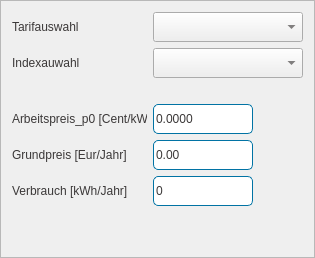
           <widget class="QFrame" name="frame_tarifauswahl">
            <property name="minimumSize">
             <size>
              <width>0</width>
              <height>0</height>
             </size>
            </property>
            <property name="maximumSize">
             <size>
              <width>400</width>
              <height>16777215</height>
             </size>
            </property>
            <property name="frameShape">
             <enum>QFrame::StyledPanel</enum>
            </property>
            <property name="frameShadow">
             <enum>QFrame::Raised</enum>
            </property>
            <layout class="QGridLayout" name="gridLayout_8">
             <item row="4" column="1">
              <widget class="QDoubleSpinBox" name="spinBox_ts_arbeitspreis_2">
               <property name="minimumSize">
                <size>
                 <width>100</width>
                 <height>30</height>
                </size>
               </property>
               <property name="maximumSize">
                <size>
                 <width>100</width>
                 <height>30</height>
                </size>
               </property>
               <property name="palette">
                <palette>
                 <active>
                  <colorrole role="WindowText">
                   <brush brushstyle="SolidPattern">
                    <color alpha="255">
                     <red>59</red>
                     <green>56</green>
                     <blue>56</blue>
                    </color>
                   </brush>
                  </colorrole>
                  <colorrole role="Button">
                   <brush brushstyle="SolidPattern">
                    <color alpha="0">
                     <red>0</red>
                     <green>0</green>
                     <blue>0</blue>
                    </color>
                   </brush>
                  </colorrole>
                  <colorrole role="Text">
                   <brush brushstyle="SolidPattern">
                    <color alpha="255">
                     <red>59</red>
                     <green>56</green>
                     <blue>56</blue>
                    </color>
                   </brush>
                  </colorrole>
                  <colorrole role="ButtonText">
                   <brush brushstyle="SolidPattern">
                    <color alpha="255">
                     <red>59</red>
                     <green>56</green>
                     <blue>56</blue>
                    </color>
                   </brush>
                  </colorrole>
                  <colorrole role="Base">
                   <brush brushstyle="NoBrush">
                    <color alpha="255">
                     <red>0</red>
                     <green>0</green>
                     <blue>0</blue>
                    </color>
                   </brush>
                  </colorrole>
                  <colorrole role="Window">
                   <brush brushstyle="SolidPattern">
                    <color alpha="0">
                     <red>0</red>
                     <green>0</green>
                     <blue>0</blue>
                    </color>
                   </brush>
                  </colorrole>
                 </active>
                 <inactive>
                  <colorrole role="WindowText">
                   <brush brushstyle="SolidPattern">
                    <color alpha="255">
                     <red>59</red>
                     <green>56</green>
                     <blue>56</blue>
                    </color>
                   </brush>
                  </colorrole>
                  <colorrole role="Button">
                   <brush brushstyle="SolidPattern">
                    <color alpha="0">
                     <red>0</red>
                     <green>0</green>
                     <blue>0</blue>
                    </color>
                   </brush>
                  </colorrole>
                  <colorrole role="Text">
                   <brush brushstyle="SolidPattern">
                    <color alpha="255">
                     <red>59</red>
                     <green>56</green>
                     <blue>56</blue>
                    </color>
                   </brush>
                  </colorrole>
                  <colorrole role="ButtonText">
                   <brush brushstyle="SolidPattern">
                    <color alpha="255">
                     <red>59</red>
                     <green>56</green>
                     <blue>56</blue>
                    </color>
                   </brush>
                  </colorrole>
                  <colorrole role="Base">
                   <brush brushstyle="NoBrush">
                    <color alpha="255">
                     <red>0</red>
                     <green>0</green>
                     <blue>0</blue>
                    </color>
                   </brush>
                  </colorrole>
                  <colorrole role="Window">
                   <brush brushstyle="SolidPattern">
                    <color alpha="0">
                     <red>0</red>
                     <green>0</green>
                     <blue>0</blue>
                    </color>
                   </brush>
                  </colorrole>
                 </inactive>
                 <disabled>
                  <colorrole role="WindowText">
                   <brush brushstyle="SolidPattern">
                    <color alpha="255">
                     <red>59</red>
                     <green>56</green>
                     <blue>56</blue>
                    </color>
                   </brush>
                  </colorrole>
                  <colorrole role="Button">
                   <brush brushstyle="SolidPattern">
                    <color alpha="0">
                     <red>0</red>
                     <green>0</green>
                     <blue>0</blue>
                    </color>
                   </brush>
                  </colorrole>
                  <colorrole role="Text">
                   <brush brushstyle="SolidPattern">
                    <color alpha="255">
                     <red>59</red>
                     <green>56</green>
                     <blue>56</blue>
                    </color>
                   </brush>
                  </colorrole>
                  <colorrole role="ButtonText">
                   <brush brushstyle="SolidPattern">
                    <color alpha="255">
                     <red>59</red>
                     <green>56</green>
                     <blue>56</blue>
                    </color>
                   </brush>
                  </colorrole>
                  <colorrole role="Base">
                   <brush brushstyle="NoBrush">
                    <color alpha="255">
                     <red>0</red>
                     <green>0</green>
                     <blue>0</blue>
                    </color>
                   </brush>
                  </colorrole>
                  <colorrole role="Window">
                   <brush brushstyle="SolidPattern">
                    <color alpha="0">
                     <red>0</red>
                     <green>0</green>
                     <blue>0</blue>
                    </color>
                   </brush>
                  </colorrole>
                 </disabled>
                </palette>
               </property>
               <property name="font">
                <font>
                 <stylestrategy>PreferDefault</stylestrategy>
                 <kerning>true</kerning>
                </font>
               </property>
               <property name="styleSheet">
                <string notr="true">QDoubleSpinBox{
	color: rgb(59,56,56);
	border: 1px solid;
	border-color:  rgb(1,115,164);
	border-radius: 5px;
}</string>
               </property>
               <property name="buttonSymbols">
                <enum>QAbstractSpinBox::NoButtons</enum>
               </property>
               <property name="decimals">
                <number>4</number>
               </property>
               <property name="maximum">
                <double>999999.989999999990687</double>
               </property>
              </widget>
             </item>
             <item row="5" column="0">
              <widget class="QLabel" name="label_ts_grundpreis_2">
               <property name="maximumSize">
                <size>
                 <width>135</width>
                 <height>16777215</height>
                </size>
               </property>
               <property name="text">
                <string>&lt;html&gt;&lt;head/&gt;&lt;body&gt;&lt;p&gt;&lt;span style=&quot; color:#3b3838;&quot;&gt;Grundpreis		 [Eur/Jahr]&lt;/span&gt;&lt;/p&gt;&lt;/body&gt;&lt;/html&gt;</string>
               </property>
              </widget>
             </item>
             <item row="5" column="1">
              <widget class="QDoubleSpinBox" name="spinBox_ts_grundpreis_2">
               <property name="minimumSize">
                <size>
                 <width>100</width>
                 <height>30</height>
                </size>
               </property>
               <property name="maximumSize">
                <size>
                 <width>100</width>
                 <height>30</height>
                </size>
               </property>
               <property name="styleSheet">
                <string notr="true">QDoubleSpinBox{
	color: rgb(59,56,56);
	border: 1px solid;
	border-color: rgb(1,115,164);
	border-radius: 5px;
}</string>
               </property>
               <property name="buttonSymbols">
                <enum>QAbstractSpinBox::NoButtons</enum>
               </property>
               <property name="decimals">
                <number>2</number>
               </property>
               <property name="maximum">
                <double>999999.989999999990687</double>
               </property>
              </widget>
             </item>
             <item row="0" column="0">
              <widget class="QLabel" name="label_ts_tarifauswahl_2">
               <property name="minimumSize">
                <size>
                 <width>0</width>
                 <height>0</height>
                </size>
               </property>
               <property name="maximumSize">
                <size>
                 <width>135</width>
                 <height>16777215</height>
                </size>
               </property>
               <property name="palette">
                <palette>
                 <active>
                  <colorrole role="WindowText">
                   <brush brushstyle="SolidPattern">
                    <color alpha="255">
                     <red>0</red>
                     <green>0</green>
                     <blue>0</blue>
                    </color>
                   </brush>
                  </colorrole>
                  <colorrole role="Button">
                   <brush brushstyle="SolidPattern">
                    <color alpha="0">
                     <red>0</red>
                     <green>0</green>
                     <blue>0</blue>
                    </color>
                   </brush>
                  </colorrole>
                  <colorrole role="Text">
                   <brush brushstyle="SolidPattern">
                    <color alpha="255">
                     <red>0</red>
                     <green>0</green>
                     <blue>0</blue>
                    </color>
                   </brush>
                  </colorrole>
                  <colorrole role="ButtonText">
                   <brush brushstyle="SolidPattern">
                    <color alpha="255">
                     <red>0</red>
                     <green>0</green>
                     <blue>0</blue>
                    </color>
                   </brush>
                  </colorrole>
                  <colorrole role="Base">
                   <brush brushstyle="SolidPattern">
                    <color alpha="0">
                     <red>0</red>
                     <green>0</green>
                     <blue>0</blue>
                    </color>
                   </brush>
                  </colorrole>
                  <colorrole role="Window">
                   <brush brushstyle="SolidPattern">
                    <color alpha="0">
                     <red>0</red>
                     <green>0</green>
                     <blue>0</blue>
                    </color>
                   </brush>
                  </colorrole>
                 </active>
                 <inactive>
                  <colorrole role="WindowText">
                   <brush brushstyle="SolidPattern">
                    <color alpha="255">
                     <red>0</red>
                     <green>0</green>
                     <blue>0</blue>
                    </color>
                   </brush>
                  </colorrole>
                  <colorrole role="Button">
                   <brush brushstyle="SolidPattern">
                    <color alpha="0">
                     <red>0</red>
                     <green>0</green>
                     <blue>0</blue>
                    </color>
                   </brush>
                  </colorrole>
                  <colorrole role="Text">
                   <brush brushstyle="SolidPattern">
                    <color alpha="255">
                     <red>0</red>
                     <green>0</green>
                     <blue>0</blue>
                    </color>
                   </brush>
                  </colorrole>
                  <colorrole role="ButtonText">
                   <brush brushstyle="SolidPattern">
                    <color alpha="255">
                     <red>0</red>
                     <green>0</green>
                     <blue>0</blue>
                    </color>
                   </brush>
                  </colorrole>
                  <colorrole role="Base">
                   <brush brushstyle="SolidPattern">
                    <color alpha="0">
                     <red>0</red>
                     <green>0</green>
                     <blue>0</blue>
                    </color>
                   </brush>
                  </colorrole>
                  <colorrole role="Window">
                   <brush brushstyle="SolidPattern">
                    <color alpha="0">
                     <red>0</red>
                     <green>0</green>
                     <blue>0</blue>
                    </color>
                   </brush>
                  </colorrole>
                 </inactive>
                 <disabled>
                  <colorrole role="WindowText">
                   <brush brushstyle="SolidPattern">
                    <color alpha="255">
                     <red>0</red>
                     <green>0</green>
                     <blue>0</blue>
                    </color>
                   </brush>
                  </colorrole>
                  <colorrole role="Button">
                   <brush brushstyle="SolidPattern">
                    <color alpha="0">
                     <red>0</red>
                     <green>0</green>
                     <blue>0</blue>
                    </color>
                   </brush>
                  </colorrole>
                  <colorrole role="Text">
                   <brush brushstyle="SolidPattern">
                    <color alpha="255">
                     <red>0</red>
                     <green>0</green>
                     <blue>0</blue>
                    </color>
                   </brush>
                  </colorrole>
                  <colorrole role="ButtonText">
                   <brush brushstyle="SolidPattern">
                    <color alpha="255">
                     <red>0</red>
                     <green>0</green>
                     <blue>0</blue>
                    </color>
                   </brush>
                  </colorrole>
                  <colorrole role="Base">
                   <brush brushstyle="SolidPattern">
                    <color alpha="0">
                     <red>0</red>
                     <green>0</green>
                     <blue>0</blue>
                    </color>
                   </brush>
                  </colorrole>
                  <colorrole role="Window">
                   <brush brushstyle="SolidPattern">
                    <color alpha="0">
                     <red>0</red>
                     <green>0</green>
                     <blue>0</blue>
                    </color>
                   </brush>
                  </colorrole>
                 </disabled>
                </palette>
               </property>
               <property name="text">
                <string>&lt;html&gt;&lt;head/&gt;&lt;body&gt;&lt;p&gt;&lt;span style=&quot; color:#3b3838;&quot;&gt;Tarifauswahl&lt;/span&gt;&lt;/p&gt;&lt;/body&gt;&lt;/html&gt;</string>
               </property>
              </widget>
             </item>
             <item row="1" column="0">
              <widget class="QLabel" name="label_ts_indexauswahl_2">
               <property name="minimumSize">
                <size>
                 <width>0</width>
                 <height>0</height>
                </size>
               </property>
               <property name="maximumSize">
                <size>
                 <width>135</width>
                 <height>16777215</height>
                </size>
               </property>
               <property name="styleSheet">
                <string notr="true">	color: rgb(59,56,56);</string>
               </property>
               <property name="text">
                <string>Indexauwahl</string>
               </property>
              </widget>
             </item>
             <item row="2" column="0">
              <spacer name="verticalSpacer_ts_2">
               <property name="orientation">
                <enum>Qt::Vertical</enum>
               </property>
               <property name="sizeType">
                <enum>QSizePolicy::Fixed</enum>
               </property>
               <property name="sizeHint" stdset="0">
                <size>
                 <width>20</width>
                 <height>20</height>
                </size>
               </property>
              </spacer>
             </item>
             <item row="4" column="0">
              <widget class="QLabel" name="label_ts_arbeitspreis_2">
               <property name="maximumSize">
                <size>
                 <width>135</width>
                 <height>16777215</height>
                </size>
               </property>
               <property name="text">
                <string>&lt;html&gt;&lt;head/&gt;&lt;body&gt;&lt;p&gt;&lt;span style=&quot; color:#3b3838;&quot;&gt;Arbeitspreis_p0 [Cent/kWh]&lt;/span&gt;&lt;/p&gt;&lt;/body&gt;&lt;/html&gt;</string>
               </property>
              </widget>
             </item>
             <item row="0" column="1">
              <widget class="QComboBox" name="comboBox_ts_tarifauswahl">
               <property name="minimumSize">
                <size>
                 <width>150</width>
                 <height>30</height>
                </size>
               </property>
               <property name="maximumSize">
                <size>
                 <width>300</width>
                 <height>30</height>
                </size>
               </property>
               <property name="styleSheet">
                <string notr="true">QComboBox {
	background-position: left;
	border-color: rgb(1,115,164);
	color: rgb(59,56,56);
}
QListView {
	background-color: white;
	color: rgb(59,56,56);
}
</string>
               </property>
              </widget>
             </item>
             <item row="1" column="1">
              <widget class="QComboBox" name="comboBox_ts_indexauswahl_2">
               <property name="minimumSize">
                <size>
                 <width>150</width>
                 <height>30</height>
                </size>
               </property>
               <property name="maximumSize">
                <size>
                 <width>300</width>
                 <height>30</height>
                </size>
               </property>
               <property name="sizeIncrement">
                <size>
                 <width>300</width>
                 <height>0</height>
                </size>
               </property>
               <property name="styleSheet">
                <string notr="true">QComboBox {
	background-position: left;
	border-color: rgb(1,115,164);
	color: rgb(59,56,56);
}
QListView {
	background-color: white;
	color: rgb(59,56,56);
}
</string>
               </property>
              </widget>
             </item>
             <item row="6" column="0">
              <widget class="QLabel" name="label_ts_verbrauch_2">
               <property name="maximumSize">
                <size>
                 <width>135</width>
                 <height>16777215</height>
                </size>
               </property>
               <property name="text">
                <string>&lt;html&gt;&lt;head/&gt;&lt;body&gt;&lt;p&gt;&lt;span style=&quot; color:#3b3838;&quot;&gt;Verbrauch [kWh/Jahr]&lt;/span&gt;&lt;/p&gt;&lt;/body&gt;&lt;/html&gt;</string>
               </property>
              </widget>
             </item>
             <item row="7" column="0">
              <spacer name="verticalSpacer_2">
               <property name="orientation">
                <enum>Qt::Vertical</enum>
               </property>
               <property name="sizeHint" stdset="0">
                <size>
                 <width>20</width>
                 <height>40</height>
                </size>
               </property>
              </spacer>
             </item>
             <item row="6" column="1">
              <widget class="QSpinBox" name="spinBox_ts_verbrauch_2">
               <property name="minimumSize">
                <size>
                 <width>100</width>
                 <height>30</height>
                </size>
               </property>
               <property name="maximumSize">
                <size>
                 <width>100</width>
                 <height>30</height>
                </size>
               </property>
               <property name="styleSheet">
                <string notr="true">QSpinBox{
	color: rgb(59,56,56);
	border: 1px solid;
	border-color:  rgb(1,115,164);
	border-radius: 5px;
}</string>
               </property>
               <property name="buttonSymbols">
                <enum>QAbstractSpinBox::NoButtons</enum>
               </property>
               <property name="maximum">
                <number>999999</number>
               </property>
              </widget>
             </item>
            </layout>
           </widget>
